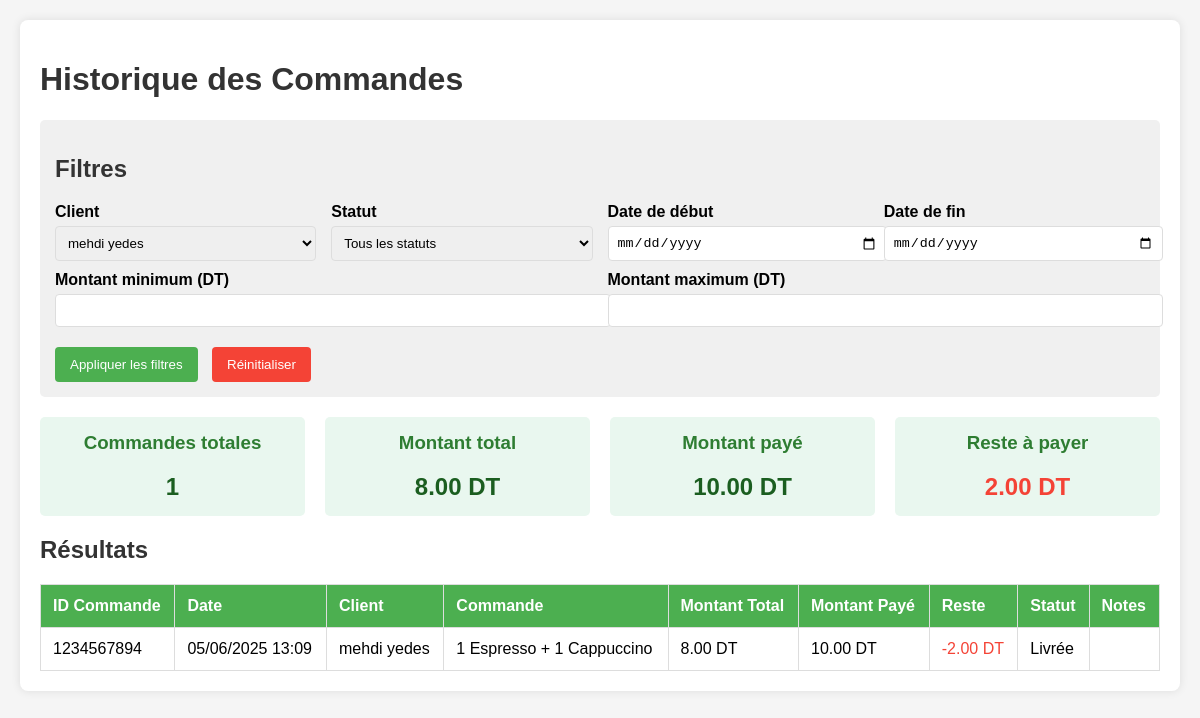
The app's page /connexion/statistique.php?client_id=5 with its own data.
### tables this page shows
CREATE TABLE `historique_commandes` (
  `historique_id` int(11) NOT NULL,
  `commande_id` int(11) NOT NULL,
  `client_id` int(11) NOT NULL,
  `date_commande` datetime NOT NULL,
  `montant_total` decimal(10,2) NOT NULL,
  `montant_paye` decimal(10,2) DEFAULT 0.00,
  `reste` decimal(10,2) GENERATED ALWAYS AS (`montant_paye` - `montant_total`) STORED,
  `statut` enum('en attente','en préparation','assignée','en livraison','livrée','annulée') DEFAULT 'en attente',
  `notes` text DEFAULT NULL,
  `commande` varchar(1000) DEFAULT NULL,
  `date_archivage` datetime DEFAULT current_timestamp()
);

CREATE TABLE `clients` (
  `client_id` int(11) NOT NULL,
  `nom` varchar(50) NOT NULL,
  `telephone` varchar(20) NOT NULL,
  `adresse` text NOT NULL
);

### connexion/statistique.php (the view, shortened to what this page needs)
<?php
$host = '127.0.0.1';
$dbname = 'bellavista';
$username = 'root';
$password = '';
try {
    $pdo = new PDO("mysql:host=$host;dbname=$dbname;charset=utf8mb4", $username, $password);
    $pdo->setAttribute(PDO::ATTR_ERRMODE, PDO::ERRMODE_EXCEPTION);
} catch (PDOException $e) {
    die("Could not connect to the database: " . $e->getMessage());
}
$client_id = isset($_GET['client_id']) && $_GET['client_id'] !== '' ? (int)$_GET['client_id'] : null;
$date_from = isset($_GET['date_from']) && $_GET['date_from'] !== '' ? $_GET['date_from'] : '';
$date_to = isset($_GET['date_to']) && $_GET['date_to'] !== '' ? $_GET['date_to'] : '';
$min_amount = isset($_GET['min_amount']) && $_GET['min_amount'] !== '' ? (float)$_GET['min_amount'] : null;
$max_amount = isset($_GET['max_amount']) && $_GET['max_amount'] !== '' ? (float)$_GET['max_amount'] : null;
$query = "SELECT h.*, c.nom as client_name
          FROM historique_commandes h
          JOIN clients c ON h.client_id = c.client_id
          WHERE 1=1";
$params = [];
if ($client_id !== null) {
    $query .= " AND h.client_id = :client_id";
    $params[':client_id'] = $client_id;
}
$query .= " ORDER BY h.date_commande DESC";
$stmt = $pdo->prepare($query);
$stmt->execute($params);
$orders = $stmt->fetchAll(PDO::FETCH_ASSOC);
$stats_query = "SELECT
                COUNT(*) as total_orders,
                SUM(montant_total) as total_amount,
                SUM(montant_paye) as total_paid,
                SUM(montant_total - montant_paye) as total_remaining
                FROM historique_commandes h
                WHERE 1=1";
$stats_params = [];
if ($client_id !== null) {
    $stats_query .= " AND h.client_id = :client_id";
    $stats_params[':client_id'] = $client_id;
}
$stats_stmt = $pdo->prepare($stats_query);
$stats_stmt->execute($stats_params);
$stats = $stats_stmt->fetch(PDO::FETCH_ASSOC);
$clients = $pdo->query("SELECT client_id, nom FROM clients ORDER BY nom")->fetchAll(PDO::FETCH_ASSOC);
?>
<!DOCTYPE html>
<html lang="fr">
<head>
</head>
<body>
    <div class="container">
        <h1>Historique des Commandes</h1>
        <div class="filter-section">
            <h2>Filtres</h2>
            <form method="get" action="statistique.php">
                <div class="filter-row">
                    <div class="filter-group">
                        <label for="client_id">Client</label>
                        <select id="client_id" name="client_id">
                            <?php foreach ($clients as $client): ?>
                                <option value="<?= $client['client_id'] ?>" <?= $client_id == $client['client_id'] ? 'selected' : '' ?>>
                                    <?= htmlspecialchars($client['nom']) ?>
                                </option>
                            <?php endforeach; ?>
                        </select>
                    </div>
                    <div class="filter-group">
                        <label for="status">Statut</label>
                        <select id="status" name="status">
                            <option value="">Tous les statuts</option>
                        </select>
                    </div>
                    <div class="filter-group">
                        <label for="date_from">Date de début</label>
                        <input type="date" id="date_from" name="date_from" value="<?= htmlspecialchars($date_from) ?>">
                    </div>
                    <div class="filter-group">
                        <label for="date_to">Date de fin</label>
                        <input type="date" id="date_to" name="date_to" value="<?= htmlspecialchars($date_to) ?>">
                    </div>
                </div>
                <div class="filter-row">
                    <div class="filter-group">
                        <label for="min_amount">Montant minimum (DT)</label>
                        <input type="number" step="0.01" min="0" id="min_amount" name="min_amount"
                               value="<?= $min_amount !== null ? htmlspecialchars($min_amount) : '' ?>">
                    </div>
                    <div class="filter-group">
                        <label for="max_amount">Montant maximum (DT)</label>
                        <input type="number" step="0.01" min="0" id="max_amount" name="max_amount"
                               value="<?= $max_amount !== null ? htmlspecialchars($max_amount) : '' ?>">
                    </div>
                </div>
                <button type="submit">Appliquer les filtres</button>
                <button type="button" class="reset" onclick="window.location.href='statistique.php'">Réinitialiser</button>
            </form>
        </div>
        <div class="stats">
            <div class="stat-card">
                <h3>Commandes totales</h3>
                <div class="stat-value"><?= $stats['total_orders'] ?? 0 ?></div>
            </div>
            <div class="stat-card">
                <h3>Montant total</h3>
                <div class="stat-value"><?= number_format($stats['total_amount'] ?? 0, 2) ?> DT</div>
            </div>
            <div class="stat-card">
                <h3>Montant payé</h3>
                <div class="stat-value"><?= number_format($stats['total_paid'] ?? 0, 2) ?> DT</div>
            </div>
            <div class="stat-card">
                <h3>Reste à payer</h3>
                <div class="stat-value <?= ($stats['total_remaining'] ?? 0) < 0 ? 'negative-amount' : 'positive-amount' ?>">
                    <?= number_format(abs($stats['total_remaining'] ?? 0), 2) ?> DT
                </div>
            </div>
        </div>
        <h2>Résultats</h2>
        <table>
            <thead>
                <tr>
                    <th>ID Commande</th>
                    <th>Date</th>
                    <th>Client</th>
                    <th>Commande</th>
                    <th>Montant Total</th>
                    <th>Montant Payé</th>
                    <th>Reste</th>
                    <th>Statut</th>
                    <th>Notes</th>
                </tr>
            </thead>
            <tbody>
                <?php foreach ($orders as $order): ?>
                    <tr>
                        <td><?= htmlspecialchars($order['commande_id']) ?></td>
                        <td><?= date('d/m/Y H:i', strtotime($order['date_commande'])) ?></td>
                        <td><?= htmlspecialchars($order['client_name']) ?></td>
                        <td><?= htmlspecialchars($order['commande']) ?></td>
                        <td><?= number_format($order['montant_total'], 2) ?> DT</td>
                        <td><?= number_format($order['montant_paye'], 2) ?> DT</td>
                        <td class="<?= ($order['montant_total'] - $order['montant_paye']) < 0 ? 'negative-amount' : 'positive-amount' ?>">
                            <?= number_format($order['montant_total'] - $order['montant_paye'], 2) ?> DT
                        </td>
                        <td class="status-<?= str_replace(' ', '-', strtolower($order['statut'])) ?>">
                            <?= ucfirst($order['statut']) ?>
                        </td>
                        <td><?= htmlspecialchars($order['notes']) ?></td>
                    </tr>
                <?php endforeach; ?>
            </tbody>
        </table>
    </div>
</body>
</html>

### connexion/statistique.php (style rules this page uses)
body { font-family: Arial, sans-serif; margin: 0; padding: 20px; background-color: #f5f5f5; }
.container { max-width: 1200px; margin: 0 auto; background: white; padding: 20px; border-radius: 8px; box-shadow: 0 0 10px rgba(0,0,0,0.1); }
h1, h2 { color: #333; }
.filter-section { background: #f0f0f0; padding: 15px; border-radius: 5px; margin-bottom: 20px; }
.filter-row { display: flex; flex-wrap: wrap; gap: 15px; margin-bottom: 10px; }
.filter-group { flex: 1; min-width: 200px; }
label { display: block; margin-bottom: 5px; font-weight: bold; }
select, input { width: 100%; padding: 8px; border: 1px solid #ddd; border-radius: 4px; }
button { background-color: #4CAF50; color: white; padding: 10px 15px; border: none; border-radius: 4px; cursor: pointer; margin-top: 10px; margin-right: 10px; }
button.reset { background-color: #f44336; }
.stats { display: flex; flex-wrap: wrap; gap: 20px; margin-bottom: 20px; }
.stat-card { flex: 1; min-width: 200px; background: #e9f7ef; padding: 15px; border-radius: 5px; text-align: center; }
.stat-card h3 { margin-top: 0; color: #2e7d32; }
.stat-value { font-size: 24px; font-weight: bold; color: #1b5e20; }
table { width: 100%; border-collapse: collapse; margin-top: 20px; }
th, td { border: 1px solid #ddd; padding: 12px; text-align: left; }
th { background-color: #4CAF50; color: white; }
.negative-amount { color: #f44336; }

### records on screen
historique_commandes: commande "1234567894", date_commande "05/06/2025 13:09", client.nom "mehdi yedes", commande "1 Espresso + 1 Cappuccino", montant_total "8.00", montant_paye "10.00", $order['montant_total'] - $order['montant_paye'] "-2.00", statut "Livrée"

### other values on screen
$stats['total_orders'] "1"
$stats['total_amount'] "8.00"
$stats['total_paid'] "10.00"
abs($stats['total_remaining'] ?? 0) "2.00"
form field client_id "mehdi yedes"
